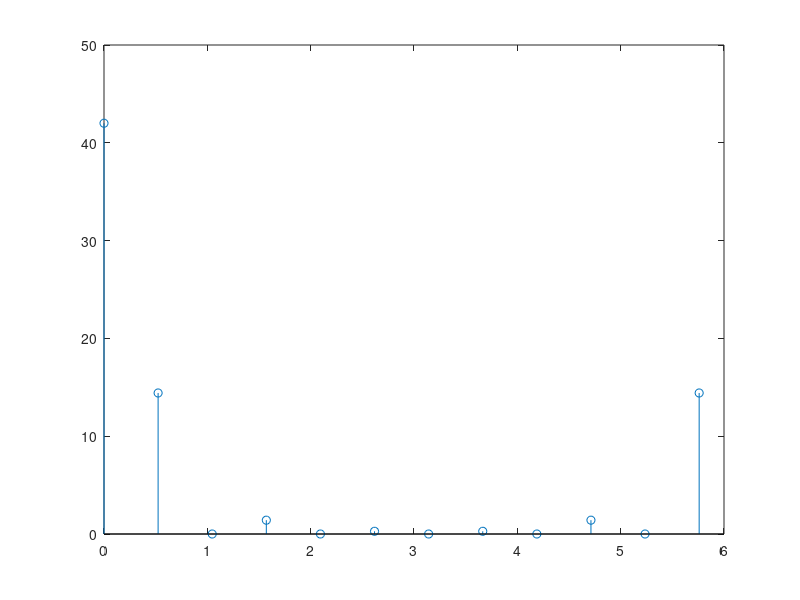
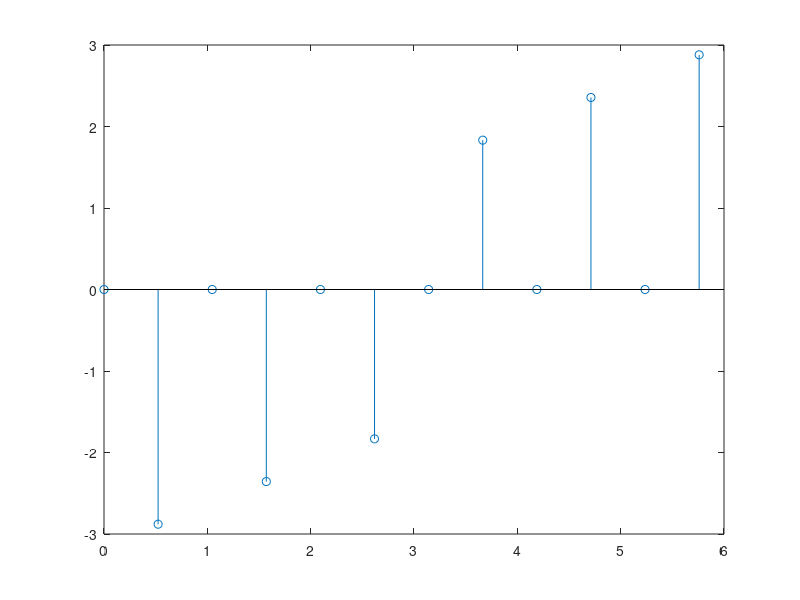

Recreate these plots in MATLAB, in order. (Note: this script raises an error after producing the figures.)
clear;
x=[1 2 3 4 5 6 6 5 4 3 2 1];
X1=fft(x);
k1=0:11;
h1=abs(X1);
pha1=angle(X1);
figure;

stem(k1*2*pi/12,h1);

figure;
stem(k1*2*pi/12,pha1);


x=[1 2 3 4 5 6 6 5 4 3 2 1];
n=0:11;
w=linspace(0,12,10000000);
X2=x*exp(-j*n'*w);
h2=abs(X2);
pha2=angle(X2);
figure;plot(w,h2);

figure;
plot(w,pha2);


figure;
stem(k1*2*pi/12,h1);
hold on;
plot(w,h2);

figure;
stem(k1*2*pi/12,pha1);
hold on;
plot(w,pha2);


